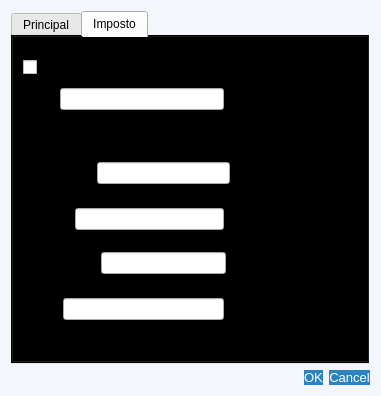
<?xml version="1.0" encoding="UTF-8"?>
<ui version="4.0">
 <class>AlterarProduto</class>
 <widget class="QDialog" name="AlterarProduto">
  <property name="geometry">
   <rect>
    <x>0</x>
    <y>0</y>
    <width>381</width>
    <height>396</height>
   </rect>
  </property>
  <property name="sizePolicy">
   <sizepolicy hsizetype="Preferred" vsizetype="Preferred">
    <horstretch>100</horstretch>
    <verstretch>100</verstretch>
   </sizepolicy>
  </property>
  <property name="minimumSize">
   <size>
    <width>0</width>
    <height>0</height>
   </size>
  </property>
  <property name="baseSize">
   <size>
    <width>9</width>
    <height>8</height>
   </size>
  </property>
  <property name="windowTitle">
   <string>Alterar Produto - QEstoqueLoja</string>
  </property>
  <property name="layoutDirection">
   <enum>Qt::LayoutDirection::LeftToRight</enum>
  </property>
  <property name="autoFillBackground">
   <bool>false</bool>
  </property>
  <property name="styleSheet">
   <string notr="true">
#AlterarProduto {
  background-color: #f3f6fa;
  background-color: #f3f6fa;
}
QPushButton {
  background-color: rgb(43, 132, 191);
  color: rgb(255, 255, 255);
  font-size: 13px;
  border-radius: 10px;
}
QPushButton:disabled {
  background-color: rgb(154, 153, 150);
}
QPushButton:hover {
  background-color: rgb(13, 92, 161);
}
QPushButton:pressed {
  color: rgb(255, 255, 255);
  background-color: rgb(153, 193, 241);
  font-size: 13px;
  border-radius: 10px;
}
QTabWidget {
  background-color: transparent;
}
QGroupBox {
  background-color: #e3e9f1;
  font: 700 9pt &quot;Segoe UI&quot;;
  font-size: 15px;
}
   </string>
  </property>
  <property name="sizeGripEnabled">
   <bool>false</bool>
  </property>
  <property name="modal">
   <bool>false</bool>
  </property>
  <layout class="QGridLayout" name="gridLayout">
   <item row="1" column="0">
    <widget class="QDialogButtonBox" name="Btn_AltAceitar">
     <property name="orientation">
      <enum>Qt::Orientation::Horizontal</enum>
     </property>
     <property name="standardButtons">
      <set>QDialogButtonBox::StandardButton::Cancel|QDialogButtonBox::StandardButton::Ok</set>
     </property>
    </widget>
   </item>
   <item row="0" column="0">
    <widget class="QTabWidget" name="tabWidget">
     <property name="currentIndex">
      <number>1</number>
     </property>
     <widget class="QWidget" name="tab_1">
      <attribute name="title">
       <string>Principal</string>
      </attribute>
      <widget class="QWidget" name="layoutWidget">
       <property name="geometry">
        <rect>
         <x>10</x>
         <y>30</y>
         <width>341</width>
         <height>24</height>
        </rect>
       </property>
       <layout class="QHBoxLayout" name="horizontalLayout_4">
        <item>
         <widget class="QLabel" name="label">
          <property name="text">
           <string>Código de Barras:</string>
          </property>
         </widget>
        </item>
        <item>
         <widget class="QLineEdit" name="Ledit_AltBarras"/>
        </item>
        <item>
         <widget class="QPushButton" name="Btn_GerarCod">
          <property name="sizePolicy">
           <sizepolicy hsizetype="Fixed" vsizetype="Fixed">
            <horstretch>0</horstretch>
            <verstretch>0</verstretch>
           </sizepolicy>
          </property>
          <property name="minimumSize">
           <size>
            <width>30</width>
            <height>20</height>
           </size>
          </property>
          <property name="maximumSize">
           <size>
            <width>30</width>
            <height>20</height>
           </size>
          </property>
          <property name="toolTip">
           <string extracomment="Gerar Código de Barras Pessoal">Gerar Código de Barras Pessoal</string>
          </property>
          <property name="statusTip">
           <string extracomment="Gerar Código de Barras Pessoal">Gerar Código de Barras Pessoal</string>
          </property>
          <property name="accessibleDescription">
           <string>Gerar Código de Barras Pessoal</string>
          </property>
          <property name="text">
           <string/>
          </property>
         </widget>
        </item>
       </layout>
      </widget>
      <widget class="QWidget" name="layoutWidget">
       <property name="geometry">
        <rect>
         <x>10</x>
         <y>70</y>
         <width>311</width>
         <height>24</height>
        </rect>
       </property>
       <layout class="QHBoxLayout" name="horizontalLayout">
        <item>
         <widget class="QLabel" name="label_2">
          <property name="text">
           <string>Descrição: </string>
          </property>
         </widget>
        </item>
        <item>
         <widget class="QLineEdit" name="Ledit_AltDesc"/>
        </item>
       </layout>
      </widget>
      <widget class="QWidget" name="layoutWidget">
       <property name="geometry">
        <rect>
         <x>110</x>
         <y>110</y>
         <width>209</width>
         <height>24</height>
        </rect>
       </property>
       <layout class="QHBoxLayout" name="horizontalLayout_2">
        <item>
         <widget class="QLabel" name="label_3">
          <property name="sizePolicy">
           <sizepolicy hsizetype="Preferred" vsizetype="Preferred">
            <horstretch>0</horstretch>
            <verstretch>0</verstretch>
           </sizepolicy>
          </property>
          <property name="text">
           <string>Quantidade: </string>
          </property>
         </widget>
        </item>
        <item>
         <widget class="QLineEdit" name="Ledit_AltQuant"/>
        </item>
       </layout>
      </widget>
      <widget class="QComboBox" name="CBox_AltUCom">
       <property name="geometry">
        <rect>
         <x>10</x>
         <y>110</y>
         <width>79</width>
         <height>23</height>
        </rect>
       </property>
      </widget>
      <widget class="QGroupBox" name="groupBox">
       <property name="geometry">
        <rect>
         <x>10</x>
         <y>148</y>
         <width>331</width>
         <height>151</height>
        </rect>
       </property>
       <property name="title">
        <string>Preços</string>
       </property>
       <layout class="QVBoxLayout" name="verticalLayout_2">
        <item>
         <layout class="QHBoxLayout" name="horizontalLayout_9">
          <item>
           <widget class="QLabel" name="label_8">
            <property name="text">
             <string>Preço Fornecedor:</string>
            </property>
           </widget>
          </item>
          <item>
           <widget class="CustomLineEdit" name="Ledit_AltPrecoFornecedor"/>
          </item>
         </layout>
        </item>
        <item>
         <layout class="QHBoxLayout" name="horizontalLayout_8">
          <item>
           <widget class="QLabel" name="label_9">
            <property name="text">
             <string>Percentual de 
 Lucro(%):</string>
            </property>
           </widget>
          </item>
          <item>
           <widget class="QLineEdit" name="Ledit_AltPercentualLucro"/>
          </item>
         </layout>
        </item>
        <item>
         <layout class="QHBoxLayout" name="horizontalLayout_3">
          <item>
           <widget class="QLabel" name="label_4">
            <property name="text">
             <string>Preço Final(R$): </string>
            </property>
           </widget>
          </item>
          <item>
           <widget class="QLineEdit" name="Ledit_AltPreco"/>
          </item>
         </layout>
        </item>
       </layout>
      </widget>
     </widget>
     <widget class="QWidget" name="tab_2">
      <attribute name="title">
       <string>Imposto</string>
      </attribute>
      <widget class="QCheckBox" name="Check_AltNf">
       <property name="geometry">
        <rect>
         <x>10</x>
         <y>20</y>
         <width>161</width>
         <height>21</height>
        </rect>
       </property>
       <property name="text">
        <string>NF</string>
       </property>
      </widget>
      <widget class="QWidget" name="layoutWidget">
       <property name="geometry">
        <rect>
         <x>10</x>
         <y>260</y>
         <width>201</width>
         <height>24</height>
        </rect>
       </property>
       <layout class="QHBoxLayout" name="horizontalLayout_7">
        <item>
         <widget class="QLabel" name="Lbl_AltCEST">
          <property name="text">
           <string>CEST:</string>
          </property>
         </widget>
        </item>
        <item>
         <widget class="CustomLineEdit" name="Ledit_AltCEST"/>
        </item>
       </layout>
      </widget>
      <widget class="QWidget" name="layoutWidget_4">
       <property name="geometry">
        <rect>
         <x>10</x>
         <y>120</y>
         <width>207</width>
         <height>32</height>
        </rect>
       </property>
       <layout class="QHBoxLayout" name="horizontalLayout_10">
        <item>
         <widget class="QLabel" name="label_10">
          <property name="toolTip">
           <string>Porcentagem de ICMS aproximada cobrado de cada produto, APENAS PARA INFORMAÇÃO NA NF.</string>
          </property>
          <property name="text">
           <string>Aliquota 
 Imposto(%):</string>
          </property>
         </widget>
        </item>
        <item>
         <widget class="QLineEdit" name="Ledit_AltAliquota"/>
        </item>
       </layout>
      </widget>
      <widget class="QWidget" name="layoutWidget_5">
       <property name="geometry">
        <rect>
         <x>10</x>
         <y>50</y>
         <width>201</width>
         <height>24</height>
        </rect>
       </property>
       <layout class="QHBoxLayout" name="horizontalLayout_6">
        <item>
         <widget class="QLabel" name="label_6">
          <property name="text">
           <string>NCM:</string>
          </property>
         </widget>
        </item>
        <item>
         <widget class="CustomLineEdit" name="Ledit_AltNCM"/>
        </item>
       </layout>
      </widget>
      <widget class="QLabel" name="Lbl_AltNCMDesc">
       <property name="geometry">
        <rect>
         <x>9</x>
         <y>84</y>
         <width>331</width>
         <height>31</height>
        </rect>
       </property>
       <property name="text">
        <string>&quot;Descrição NCM&quot;</string>
       </property>
       <property name="scaledContents">
        <bool>false</bool>
       </property>
       <property name="alignment">
        <set>Qt::AlignmentFlag::AlignLeading|Qt::AlignmentFlag::AlignLeft|Qt::AlignmentFlag::AlignTop</set>
       </property>
       <property name="wordWrap">
        <bool>true</bool>
       </property>
      </widget>
      <widget class="QWidget" name="layoutWidget_7">
       <property name="geometry">
        <rect>
         <x>10</x>
         <y>210</y>
         <width>203</width>
         <height>32</height>
        </rect>
       </property>
       <layout class="QHBoxLayout" name="horizontalLayout_13">
        <item>
         <widget class="QLabel" name="label_13">
          <property name="text">
           <string>CST 
PIS/COFINS:</string>
          </property>
         </widget>
        </item>
        <item>
         <widget class="QLineEdit" name="Ledit_AltPIS"/>
        </item>
       </layout>
      </widget>
      <widget class="QWidget" name="layoutWidget_8">
       <property name="geometry">
        <rect>
         <x>10</x>
         <y>170</y>
         <width>201</width>
         <height>24</height>
        </rect>
       </property>
       <layout class="QHBoxLayout" name="horizontalLayout_12">
        <item>
         <widget class="QLabel" name="label_12">
          <property name="text">
           <string>CSOSN:</string>
          </property>
         </widget>
        </item>
        <item>
         <widget class="QLineEdit" name="Ledit_AltCSOSN"/>
        </item>
       </layout>
      </widget>
     </widget>
    </widget>
   </item>
  </layout>
 </widget>
 <customwidgets>
  <customwidget>
   <class>CustomLineEdit</class>
   <extends>QLineEdit</extends>
   <header>customlineedit.h</header>
  </customwidget>
 </customwidgets>
 <tabstops>
  <tabstop>Ledit_AltBarras</tabstop>
  <tabstop>Ledit_AltDesc</tabstop>
  <tabstop>CBox_AltUCom</tabstop>
  <tabstop>Ledit_AltQuant</tabstop>
  <tabstop>Ledit_AltPrecoFornecedor</tabstop>
  <tabstop>Ledit_AltPercentualLucro</tabstop>
  <tabstop>Ledit_AltPreco</tabstop>
  <tabstop>Btn_GerarCod</tabstop>
  <tabstop>tabWidget</tabstop>
  <tabstop>Check_AltNf</tabstop>
  <tabstop>Ledit_AltNCM</tabstop>
  <tabstop>Ledit_AltAliquota</tabstop>
  <tabstop>Ledit_AltCSOSN</tabstop>
  <tabstop>Ledit_AltPIS</tabstop>
  <tabstop>Ledit_AltCEST</tabstop>
 </tabstops>
 <resources/>
 <connections>
  <connection>
   <sender>Btn_AltAceitar</sender>
   <signal>accepted()</signal>
   <receiver>AlterarProduto</receiver>
   <slot>accept()</slot>
   <hints>
    <hint type="sourcelabel">
     <x>248</x>
     <y>254</y>
    </hint>
    <hint type="destinationlabel">
     <x>157</x>
     <y>274</y>
    </hint>
   </hints>
  </connection>
  <connection>
   <sender>Btn_AltAceitar</sender>
   <signal>rejected()</signal>
   <receiver>AlterarProduto</receiver>
   <slot>reject()</slot>
   <hints>
    <hint type="sourcelabel">
     <x>316</x>
     <y>260</y>
    </hint>
    <hint type="destinationlabel">
     <x>286</x>
     <y>274</y>
    </hint>
   </hints>
  </connection>
 </connections>
</ui>
